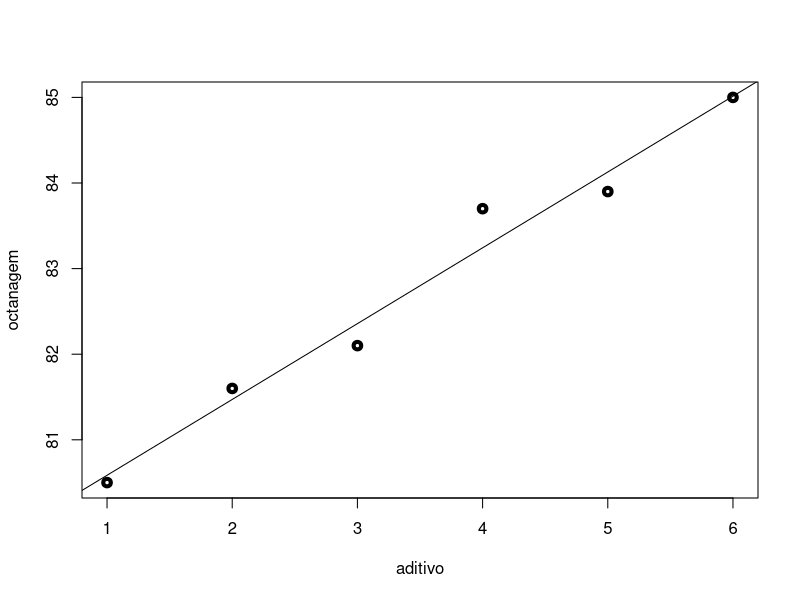

The R script that drew this image:
# Dados
dados = read.csv2("Exemplo1.csv")

# Modelo de regressao linear
modelo = lm(octanagem ~ aditivo, data=dados)
coef(modelo)

# Coeficiente de determinacao
summary(modelo)$r.squared

# Reta de regressao no modelo
plot(dados, lwd=4)
abline(modelo)
